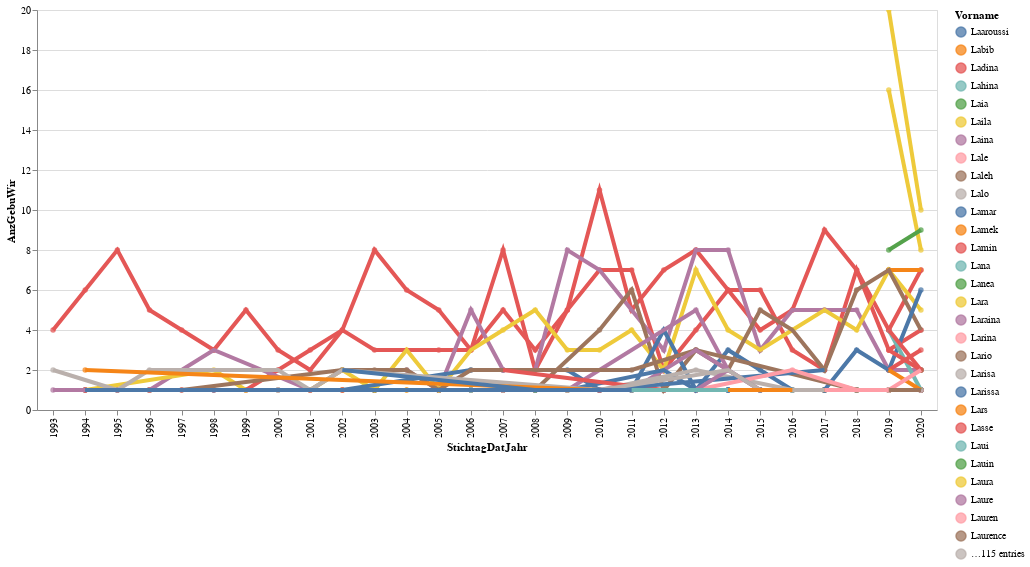

The notebook cell saved with this chart:
### Code cell
# df_statzonen = df_statzonen[(df_statzonen.knr>0) & (df_statzonen.qname!="Hirslanden")]
#aktuellesJahr[[aktuellesJahr.KreisSort =7]])


highlight = alt.selection(type='single', on='mouseover',
                          fields=['symbol'], nearest=True)
#x='date:StichtagDatJahr',
base = alt.Chart(myGraphic).encode(
    x='StichtagDatJahr:N',
    y='AnzGebuWir',
    color='Vorname'
)

points = base.mark_circle().encode(
    opacity=alt.value(0.75)
).add_selection(
    highlight
).properties(
    width=900 , height=400
)
lines = base.mark_line().encode(
    size=alt.condition(~highlight, alt.value(1.5), alt.value(4))
).interactive()

points + lines

### Figure 1 — Vega-Lite specification as saved in the notebook (floating-point values rounded to 4 significant figures; data arrays with more than 128 entries replaced by an {"elided": "..."} marker saying what was removed)
{"config": {"view": {"continuousWidth": 400, "continuousHeight": 300}}, "layer": [{"mark": "circle", "encoding": {"color": {"type": "nominal", "field": "Vorname"}, "opacity": {"value": 0.75}, "x": {"type": "nominal", "field": "StichtagDatJahr"}, "y": {"type": "quantitative", "field": "AnzGebuWir"}}, "height": 400, "selection": {"selector001": {"type": "single", "on": "mouseover", "fields": ["symbol"], "nearest": true}}, "width": 900}, {"mark": "line", "encoding": {"color": {"type": "nominal", "field": "Vorname"}, "size": {"condition": {"value": 1.5, "selection": {"not": "selector001"}}, "value": 4}, "x": {"type": "nominal", "field": "StichtagDatJahr"}, "y": {"type": "quantitative", "field": "AnzGebuWir"}}, "selection": {"selector002": {"type": "interval", "bind": "scales", "encodings": ["x", "y"]}}}], "data": {"name": "data-9b413cbbc891522139f794b24f12c4b8"}, "$schema": "https://vega.github.io/schema/vega-lite/v4.8.1.json", "datasets": {"data-9b413cbbc891522139f794b24f12c4b8": {"elided": "400 records"}}}
